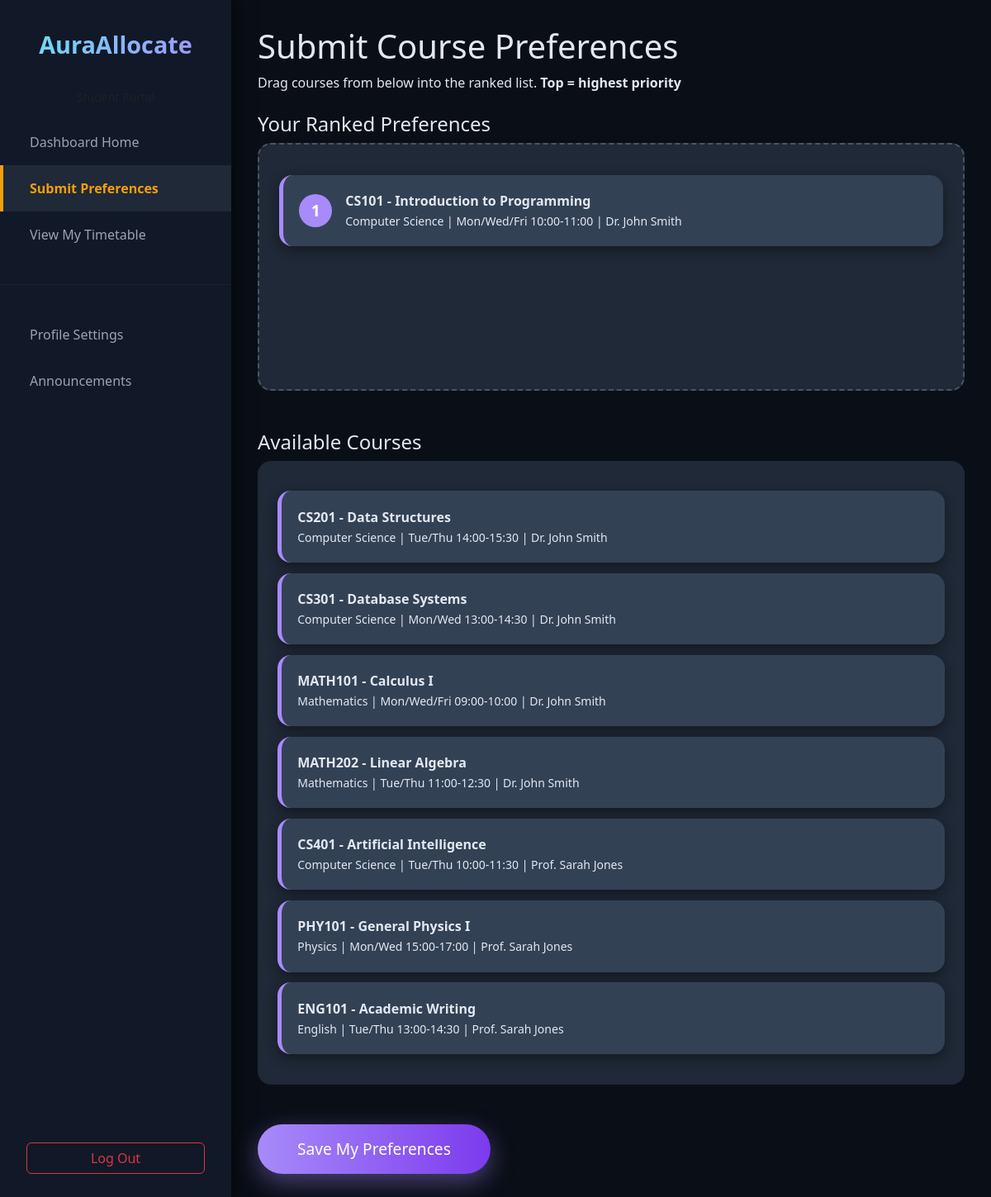
The page /preferences/ (signed in) on the database as committed earlier.
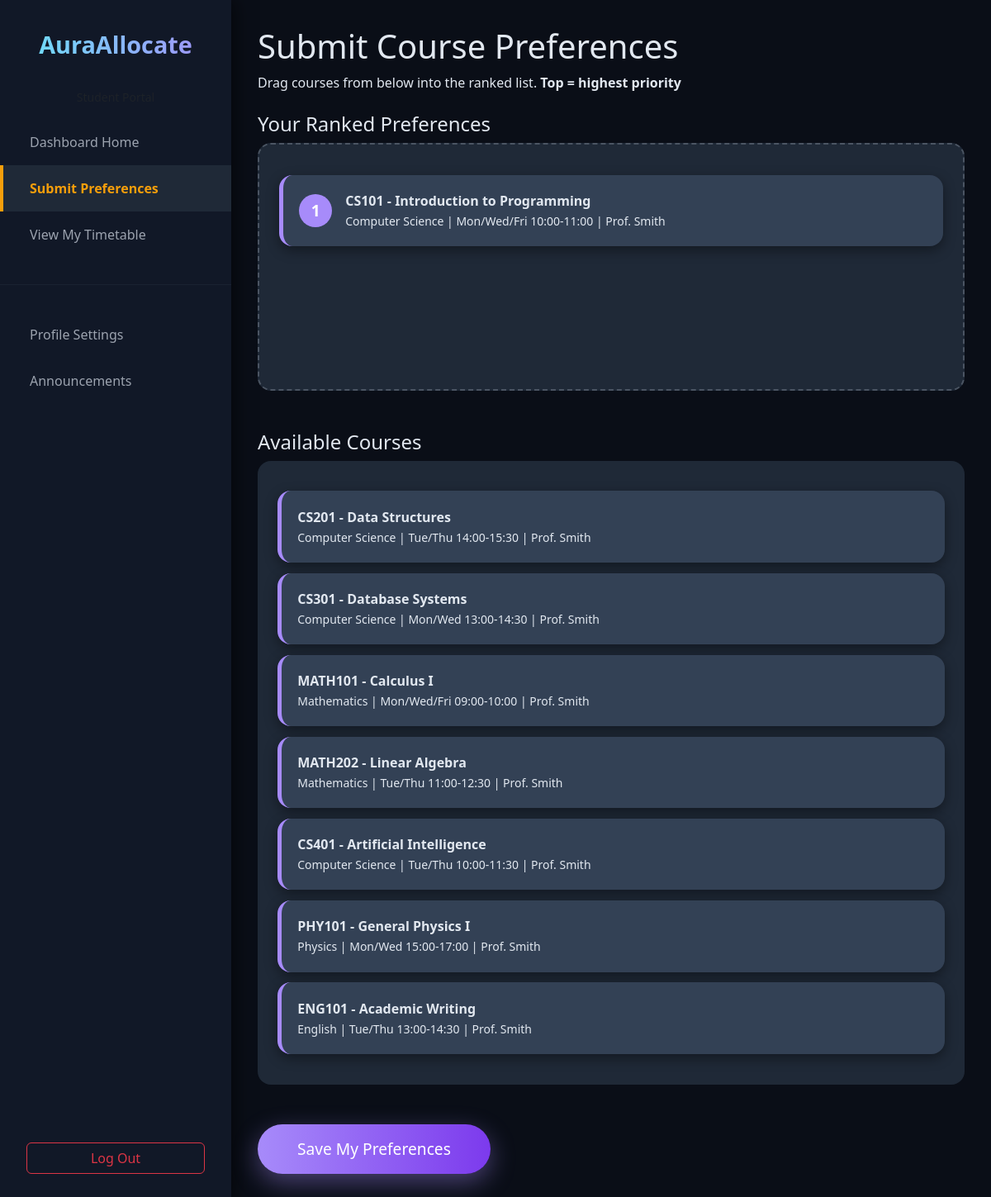
The same page on the database as committed later.
### allocations/models.py (models this page shows, shortened)
class Preference(models.Model):
    student = models.ForeignKey(User, on_delete=models.CASCADE)
    course = models.ForeignKey(Course, on_delete=models.CASCADE)
    rank = models.PositiveIntegerField()  # 1 = highest priority
    class Meta:
        unique_together = ('student', 'course')
        ordering = ['rank']

class Course(models.Model):
    code = models.CharField(max_length=10, unique=True)
    title = models.CharField(max_length=200)
    department = models.ForeignKey(Department, on_delete=models.CASCADE)
    lecturer = models.ForeignKey(User, on_delete=models.SET_NULL, null=True, limit_choices_to={'role': 'lecturer'})
    capacity = models.PositiveIntegerField()
    enrolled_count = models.PositiveIntegerField(default=0)
    schedule = models.CharField(max_length=200, blank=True)

class Department(models.Model):
    name = models.CharField(max_length=100)
    code = models.CharField(max_length=10, unique=True)
    def __str__(self):
        return self.name

class User(AbstractUser):
    ROLE_CHOICES = (
        ('student', 'Student'),
        ('lecturer', 'Lecturer'),
        ('admin', 'Admin'),
    )
    role = models.CharField(max_length=20, choices=ROLE_CHOICES, default='student')
    full_name = models.CharField(max_length=200, blank=True)

### allocations/views.py (the view, shortened to what this page needs)
# urls.py: path('preferences/', views.submit_preferences, name='submit_preferences'),
@login_required
def submit_preferences(request):
    if request.user.role != 'student':
        messages.error(request, "Access denied.")
        return redirect('dashboard')
    courses = Course.objects.all()
    saved_preferences = Preference.objects.filter(student=request.user).order_by('rank')
    ranked_course_ids = list(saved_preferences.values_list('course_id', flat=True))
    context = {
        'courses': courses,
        'saved_preferences': saved_preferences,
        'ranked_course_ids': ranked_course_ids,
        'page_title': 'Submit Course Preferences',
    }
    return render(request, 'allocations/submit_preferences.html', context)

### templates/allocations/submit_preferences.html (shortened to what this page needs)
<!DOCTYPE html>
<html lang="en">
<head>
    <link href="https://cdn.jsdelivr.net/npm/bootstrap@5.3.3/dist/css/bootstrap.min.css" rel="stylesheet">
</head>
<body>
    <div class="sidebar">
        <div class="sidebar-brand">AuraAllocate</div>
        <small class="text-muted d-block text-center mb-3">Student Portal</small>
        <div class="sidebar-menu">
            <a href="{% url 'dashboard' %}">Dashboard Home</a>
            <a href="{% url 'submit_preferences' %}" class="active">Submit Preferences</a>
            <a href="{% url 'view_timetable' %}">View My Timetable</a>
            <hr style="border-color: #374151; margin: 2rem 0;">
            <a href="{% url 'profile_settings' %}">Profile Settings</a>
            <a href="{% url 'announcements' %}">Announcements</a>
        </div>
        <a href="{% url 'logout' %}" class="btn btn-outline-danger"
           style="position: absolute; bottom: 2rem; left: 2rem; width: calc(280px - 4rem);">
           Log Out
        </a>
    </div>
    <div class="main-content">
        <div class="preference-container">
            <h1>{{ page_title }}</h1>
            <p class="mb-4">Drag courses from below into the ranked list. <strong>Top = highest priority</strong></p>
            <h4>Your Ranked Preferences</h4>
            <div class="ranked-list mb-5" id="ranked-list">
                {% for pref in saved_preferences %}
                <div class="course-item" data-id="{{ pref.course.id }}">
                    <span class="rank-number">{{ forloop.counter }}</span>
                    <div>
                        <strong>{{ pref.course.code }} - {{ pref.course.title }}</strong><br>
                        <small>{{ pref.course.department }} | {{ pref.course.schedule }} | {{ pref.course.lecturer.full_name|default:"TBD" }}</small>
                    </div>
                </div>
                {% empty %}
                <div class="empty-message">Drag courses here to rank them</div>
                {% endfor %}
            </div>
            <h4>Available Courses</h4>
            <div class="available-courses" id="available-courses">
                {% for course in courses %}
                    {% if course.id not in ranked_course_ids %}
                    <div class="course-item" data-id="{{ course.id }}">
                        <div>
                            <strong>{{ course.code }} - {{ course.title }}</strong><br>
                            <small>{{ course.department }} | {{ course.schedule }} | {{ course.lecturer.full_name|default:"TBD" }}</small>
                        </div>
                    </div>
                    {% endif %}
                {% endfor %}
            </div>
            <form method="post" id="preference-form">
                <button type="submit" class="btn btn-save text-white mt-5">Save My Preferences</button>
            </form>
        </div>
    </div>
</body>
</html>

### templates/allocations/submit_preferences.html (style rules this page uses)
body { background: #0a0e17; color: #e2e8f0; font-family: 'Segoe UI', sans-serif; margin: 0; }
.sidebar { position: fixed; top: 0; left: 0; width: 280px; height: 100%; background: #111827; padding-top: 2rem; box-shadow: 5px 0 20px rgba(0, 0, 0, 0.5); z-index: 1000; }
.sidebar-brand { font-size: 1.8rem; font-weight: 800; background: linear-gradient(to right, #67e8f9, #a78bfa); -webkit-background-clip: text; -webkit-text-fill-color: transparent; text-align: center; margin-bottom: 2rem; }
.sidebar-menu a { display: block; padding: 1rem 2rem; color: #9ca3af; text-decoration: none; border-left: 4px solid transparent; transition: all 0.3s; }
.sidebar-menu a:hover, .sidebar-menu a.active { color: #e2e8f0; background: #1f2937; border-left: 4px solid #f59e0b; }
.sidebar-menu a.active { background: #1f2937; color: #f59e0b; font-weight: bold; }
.main-content { margin-left: 280px; padding: 2rem; }
.preference-container { max-width: 900px; margin: 0 auto; }
.ranked-list { background: #1f2937; border-radius: 1rem; padding: 1.5rem; min-height: 300px; border: 2px dashed #4b5563; }
.available-courses { background: #1f2937; border-radius: 1rem; padding: 1.5rem; min-height: 200px; }
.course-item { background: #334155; border-radius: 1rem; padding: 1.2rem; margin: 0.8rem 0; cursor: grab; box-shadow: 0 5px 15px rgba(0,0,0,0.4); transition: all 0.3s; border-left: 5px solid #a78bfa; display: flex; align-items: center; }
.rank-number { display: inline-block; width: 40px; height: 40px; background: #a78bfa; color: white; border-radius: 50%; text-align: center; line-height: 40px; font-weight: bold; margin-right: 1rem; font-size: 1.2rem; flex-shrink: 0; }
.btn-save { background: linear-gradient(to right, #a78bfa, #7c3aed); border: none; border-radius: 50px; padding: 1rem 3rem; font-size: 1.2rem; box-shadow: 0 10px 30px rgba(167,139,250,0.4); }

Rows that differ between the two databases and show on the page:
changed through a linked row, Preference "CS101": course.lecturer.full_name "Dr. John Smith" → "Prof. Smith"
changed Course "CS201": lecturer.full_name "Dr. John Smith" → "Prof. Smith"
changed Course "CS301": lecturer.full_name "Dr. John Smith" → "Prof. Smith"
changed Course "MATH101": lecturer.full_name "Dr. John Smith" → "Prof. Smith"
changed Course "MATH202": lecturer.full_name "Dr. John Smith" → "Prof. Smith"
changed Course "CS401": lecturer.full_name "Prof. Sarah Jones" → "Prof. Smith"
changed Course "PHY101": lecturer.full_name "Prof. Sarah Jones" → "Prof. Smith"
changed Course "ENG101": lecturer.full_name "Prof. Sarah Jones" → "Prof. Smith"
